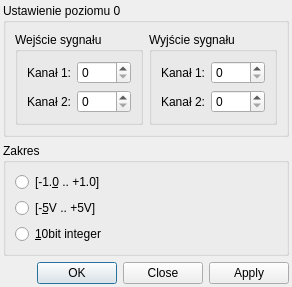
<?xml version="1.0" encoding="UTF-8"?>
<ui version="4.0">
 <class>AtLPT_Calibrate</class>
 <widget class="QDialog" name="AtLPT_Calibrate">
  <property name="geometry">
   <rect>
    <x>0</x>
    <y>0</y>
    <width>290</width>
    <height>255</height>
   </rect>
  </property>
  <property name="windowTitle">
   <string>Ustawienia AtLPT</string>
  </property>
  <layout class="QGridLayout" name="gridLayout_3">
   <property name="leftMargin">
    <number>3</number>
   </property>
   <property name="topMargin">
    <number>3</number>
   </property>
   <property name="rightMargin">
    <number>3</number>
   </property>
   <property name="bottomMargin">
    <number>3</number>
   </property>
   <item row="1" column="0">
    <widget class="QGroupBox" name="groupBox_4">
     <property name="title">
      <string>Zakres</string>
     </property>
     <layout class="QVBoxLayout" name="verticalLayout">
      <item>
       <widget class="QRadioButton" name="standardRangeB">
        <property name="text">
         <string>[-1.&amp;0 .. +1.0]</string>
        </property>
       </widget>
      </item>
      <item>
       <widget class="QRadioButton" name="voltageRangeB">
        <property name="text">
         <string>[-&amp;5V .. +5V]</string>
        </property>
       </widget>
      </item>
      <item>
       <widget class="QRadioButton" name="integerRangeB">
        <property name="text">
         <string>&amp;10bit integer</string>
        </property>
       </widget>
      </item>
      <item>
       <spacer name="verticalSpacer_3">
        <property name="orientation">
         <enum>Qt::Vertical</enum>
        </property>
        <property name="sizeHint" stdset="0">
         <size>
          <width>20</width>
          <height>40</height>
         </size>
        </property>
       </spacer>
      </item>
     </layout>
    </widget>
   </item>
   <item row="0" column="0">
    <widget class="QGroupBox" name="groupBox">
     <property name="title">
      <string>Ustawienie poziomu 0</string>
     </property>
     <layout class="QHBoxLayout" name="horizontalLayout">
      <item>
       <widget class="QGroupBox" name="groupBox_2">
        <property name="title">
         <string>Wejście sygnału</string>
        </property>
        <layout class="QGridLayout" name="gridLayout">
         <item row="1" column="1">
          <widget class="QSpinBox" name="inChn2B">
           <property name="maximum">
            <number>1023</number>
           </property>
          </widget>
         </item>
         <item row="0" column="0">
          <widget class="QLabel" name="label">
           <property name="text">
            <string>Kanał 1:</string>
           </property>
           <property name="alignment">
            <set>Qt::AlignRight|Qt::AlignTrailing|Qt::AlignVCenter</set>
           </property>
          </widget>
         </item>
         <item row="1" column="0">
          <widget class="QLabel" name="label_2">
           <property name="text">
            <string>Kanał 2:</string>
           </property>
           <property name="alignment">
            <set>Qt::AlignRight|Qt::AlignTrailing|Qt::AlignVCenter</set>
           </property>
          </widget>
         </item>
         <item row="0" column="1">
          <widget class="QSpinBox" name="inChn1B">
           <property name="maximum">
            <number>1023</number>
           </property>
          </widget>
         </item>
         <item row="2" column="0" colspan="2">
          <spacer name="verticalSpacer">
           <property name="orientation">
            <enum>Qt::Vertical</enum>
           </property>
           <property name="sizeHint" stdset="0">
            <size>
             <width>20</width>
             <height>40</height>
            </size>
           </property>
          </spacer>
         </item>
        </layout>
       </widget>
      </item>
      <item>
       <widget class="QGroupBox" name="groupBox_3">
        <property name="title">
         <string>Wyjście sygnału</string>
        </property>
        <layout class="QGridLayout" name="gridLayout_2">
         <item row="0" column="1">
          <widget class="QSpinBox" name="outChn1B">
           <property name="maximum">
            <number>1023</number>
           </property>
          </widget>
         </item>
         <item row="1" column="0">
          <widget class="QLabel" name="label_4">
           <property name="text">
            <string>Kanał 2:</string>
           </property>
           <property name="alignment">
            <set>Qt::AlignRight|Qt::AlignTrailing|Qt::AlignVCenter</set>
           </property>
          </widget>
         </item>
         <item row="1" column="1">
          <widget class="QSpinBox" name="outChn2B">
           <property name="maximum">
            <number>1023</number>
           </property>
          </widget>
         </item>
         <item row="0" column="0">
          <widget class="QLabel" name="label_3">
           <property name="text">
            <string>Kanał 1:</string>
           </property>
           <property name="alignment">
            <set>Qt::AlignRight|Qt::AlignTrailing|Qt::AlignVCenter</set>
           </property>
          </widget>
         </item>
         <item row="2" column="0" colspan="2">
          <spacer name="verticalSpacer_2">
           <property name="orientation">
            <enum>Qt::Vertical</enum>
           </property>
           <property name="sizeHint" stdset="0">
            <size>
             <width>20</width>
             <height>40</height>
            </size>
           </property>
          </spacer>
         </item>
        </layout>
       </widget>
      </item>
     </layout>
    </widget>
   </item>
   <item row="2" column="0">
    <widget class="QDialogButtonBox" name="buttonBox">
     <property name="standardButtons">
      <set>QDialogButtonBox::Apply|QDialogButtonBox::Close|QDialogButtonBox::Ok</set>
     </property>
    </widget>
   </item>
  </layout>
 </widget>
 <tabstops>
  <tabstop>inChn1B</tabstop>
  <tabstop>inChn2B</tabstop>
  <tabstop>outChn1B</tabstop>
  <tabstop>outChn2B</tabstop>
  <tabstop>standardRangeB</tabstop>
  <tabstop>voltageRangeB</tabstop>
  <tabstop>integerRangeB</tabstop>
 </tabstops>
 <resources/>
 <connections>
  <connection>
   <sender>buttonBox</sender>
   <signal>rejected()</signal>
   <receiver>AtLPT_Calibrate</receiver>
   <slot>reject()</slot>
   <hints>
    <hint type="sourcelabel">
     <x>148</x>
     <y>244</y>
    </hint>
    <hint type="destinationlabel">
     <x>148</x>
     <y>131</y>
    </hint>
   </hints>
  </connection>
  <connection>
   <sender>buttonBox</sender>
   <signal>accepted()</signal>
   <receiver>AtLPT_Calibrate</receiver>
   <slot>accept()</slot>
   <hints>
    <hint type="sourcelabel">
     <x>147</x>
     <y>242</y>
    </hint>
    <hint type="destinationlabel">
     <x>147</x>
     <y>130</y>
    </hint>
   </hints>
  </connection>
 </connections>
</ui>
